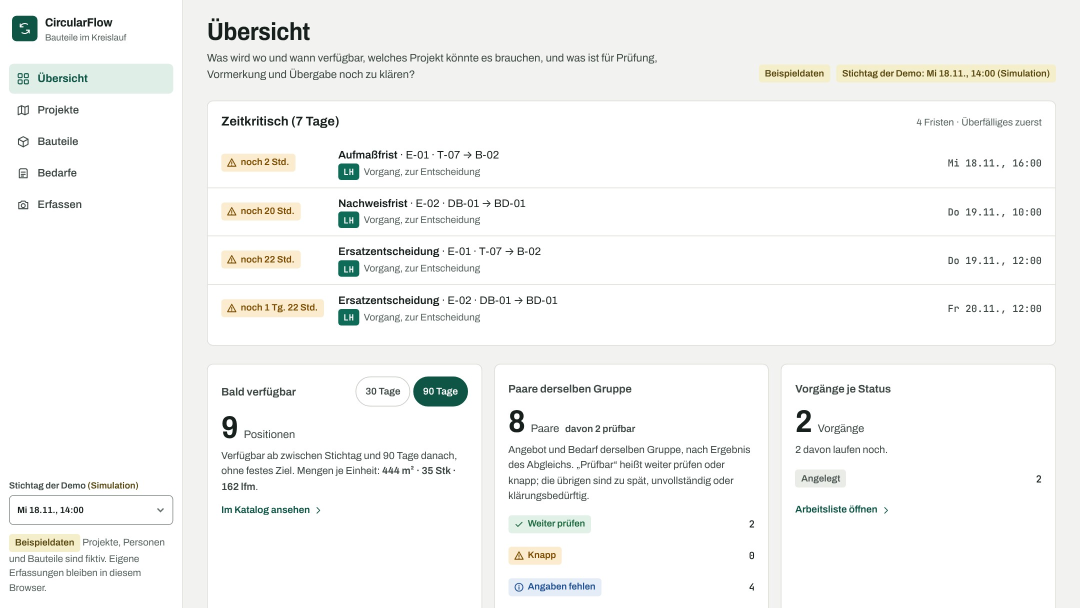
#> input picture pitch/innosprint-2026/bilder/k1-uebersicht.jpg, 2160 x 1215 px (shown at 1/2 size)
$ python ausschnitte.py
#> lines starting #> are read from the running program, lines starting #| are printed output that depends on the picture
#!/usr/bin/env python3
"""Erzeugt die Bildausschnitte der Demo-Folien (Korrektur D1) aus den ganzen Bildschirmfotos.

Aufruf: python3 ausschnitte.py
Liest ../bilder/k*.jpg, schreibt ../bilder/ausschnitte/e1..e6-*.jpg und ausschnitte.json
(Maße und Hervorhebungsrahmen als Bruchteile des Ausschnitts; der Generator liest die JSON).

Koordinaten sind in der Anzeigegröße 2000 px Breite angegeben (so wurden die Originale gesichtet);
FAKTOR rechnet auf die Originalpixel um (2160 / 2000 = 1,08). k5-vorgang.jpg liegt in Originalgröße vor (Faktor 1).
Rahmen (hl) sind [x0, y0, x1, y1] in denselben Koordinaten.
"""
import json
import os
from PIL import Image

HIER = os.path.dirname(os.path.abspath(__file__))
BILDER = os.path.join(HIER, "..", "bilder")
AUS = os.path.join(BILDER, "ausschnitte")
os.makedirs(AUS, exist_ok=True)

DEFS = {
    # Zeitkritisch und die drei Kacheln (9 Positionen, 8 Paare, 2 Vorgänge); ohne linke Navigationsleiste.
    # Unterkante 954 (Originalpixel 1030, vorher 935/1010): schließt die letzten Textzeilen der Kacheln ein
    # ("Im Katalog ansehen", "Arbeitsliste öffnen") und endet vor der Chipzeile der mittleren Kachel (Oberkante 1031).
    # Die Kartenunterkanten liegen im Bildschirmfoto selbst nicht mehr im Bild.
    "e1-uebersicht.jpg": dict(src="k1-uebersicht.jpg", f=1.08, box=(370, 175, 1965, 954),
        hl=[[398, 203, 650, 247], [402, 755, 562, 827], [933, 748, 1188, 818], [1466, 748, 1608, 818]]),
    # Filterchips und Tabelle (drei Zeilen)
    "e2-paarliste.jpg": dict(src="k2-paarliste.jpg", f=1.08, box=(375, 335, 1965, 898),
        hl=[[383, 347, 1530, 410]]),
    # Ergebniskasten mit Grund (zu spät)
    "e3-zu-spaet.jpg": dict(src="k3-zu-spaet.jpg", f=1.08, box=(375, 100, 1535, 775),
        hl=[[402, 545, 1030, 582]]),
    # Ergebniskasten mit Grund (weiter prüfen)
    "e4-weiter-pruefen.jpg": dict(src="k4-weiter-pruefen.jpg", f=1.08, box=(375, 100, 1535, 775),
        hl=[[402, 492, 1050, 530]]),
    # Statuskette und Formular Fachergebnis. Unterkante bleibt 885: Text und Schaltfläche sind ganz sichtbar; die Karten
    # enden erst bei 903 (rechts) und 1188 (links), das wäre mehr als 5 Prozent höher (R6 nicht übernommen).
    "e5-vorgang.jpg": dict(src="k5-vorgang.jpg", f=1.0, box=(20, 95, 1680, 885),
        hl=[[29, 236, 1670, 346]]),
    # Kasten Nächster fachlicher Schritt und Status
    "e6-vormerkung.jpg": dict(src="k6-vormerkung-anlegen.jpg", f=1.08, box=(375, 300, 1965, 1055),
        hl=[[384, 307, 1352, 696], [1174, 948, 1420, 1050]]),
}

out = {}
for name, d in DEFS.items():
    im = Image.open(os.path.join(BILDER, d["src"])).convert("RGB")
#> im is the input picture: PIL image 2160x1215 RGB; mean R, G, B 245.2, 245.8, 244.4
    f = d["f"]
    x0, y0, x1, y1 = [round(v * f) for v in d["box"]]
    x1, y1 = min(x1, im.width), min(y1, im.height)
#> x1 = 2122; y1 = 1030
    c = im.crop((x0, y0, x1, y1))
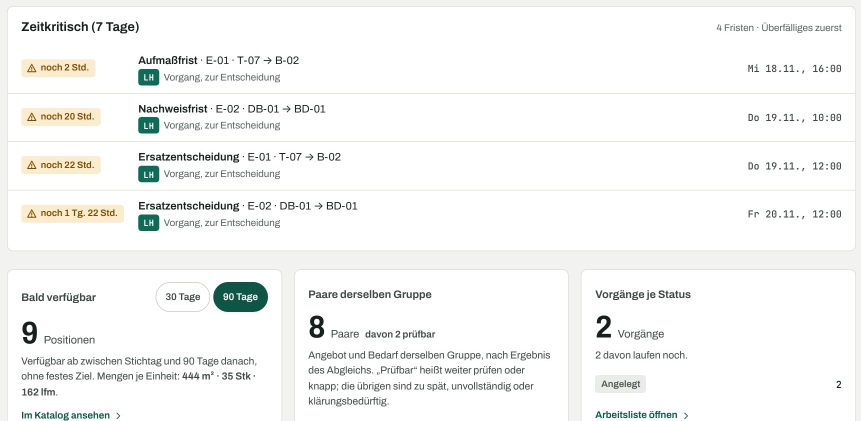
#> c: PIL image 1722x841 RGB (shown at 1/2 size); mean R, G, B 245.6, 246.2, 245.2
    c.save(os.path.join(AUS, name), quality=93, optimize=True)
    W, H = c.size
#> W = 1722; H = 841
    hl = []
    for a, b, cc, dd in d["hl"]:
        ax, ay, bx, by = a * f - x0, b * f - y0, cc * f - x0, dd * f - y0
        hl.append([round(ax / W, 4), round(ay / H, 4), round((bx - ax) / W, 4), round((by - ay) / H, 4)])
    out[name] = {"w": W, "h": H, "hl": hl}
    print(name, W, "x", H)
#| e1-uebersicht.jpg 1722 x 841
#> pass 2 of the loop `for name, d in DEFS.items():`:
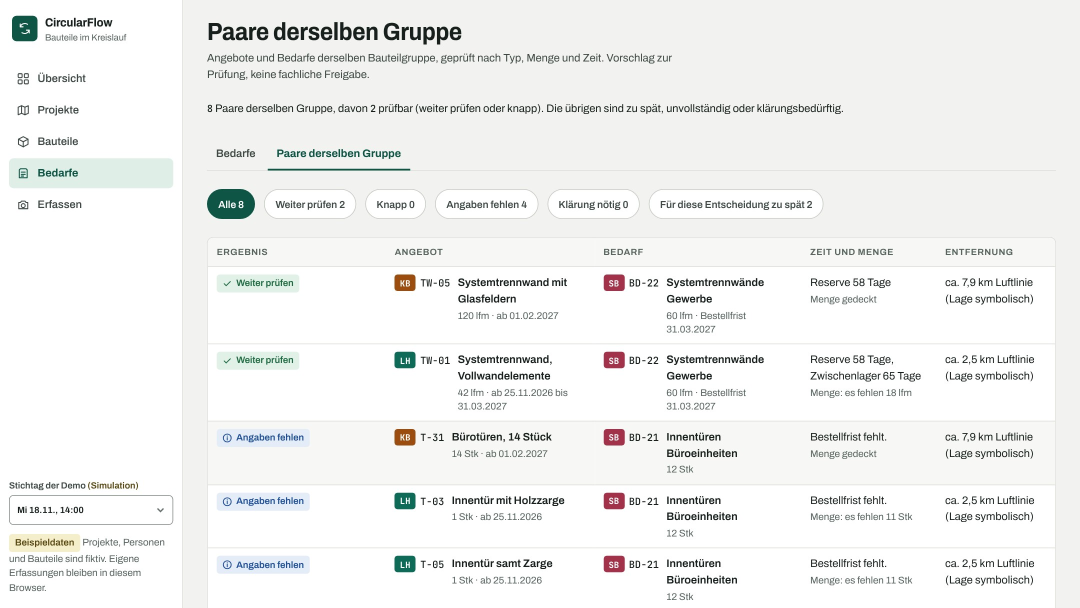
#> input picture pitch/innosprint-2026/bilder/k2-paarliste.jpg, 2160 x 1215 px (shown at 1/2 size)
#> im is the input picture: PIL image 2160x1215 RGB; mean R, G, B 240.5, 241.1, 240
#> `c = im.crop((x0, y0, x1, y1))`:
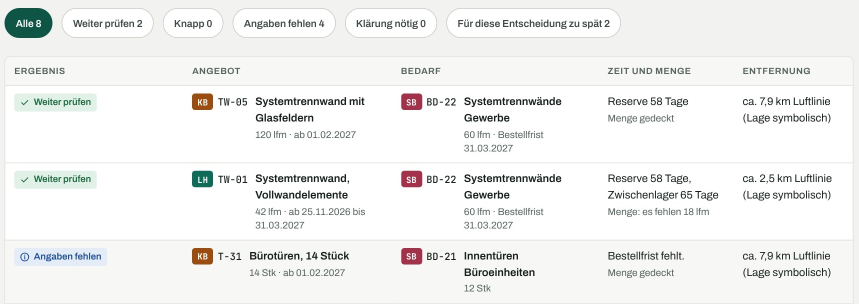
#> c: PIL image 1717x608 RGB (shown at 1/2 size); mean R, G, B 240.3, 240.9, 239.6
#| e2-paarliste.jpg 1717 x 608
#> pass 3 of the loop `for name, d in DEFS.items():`:
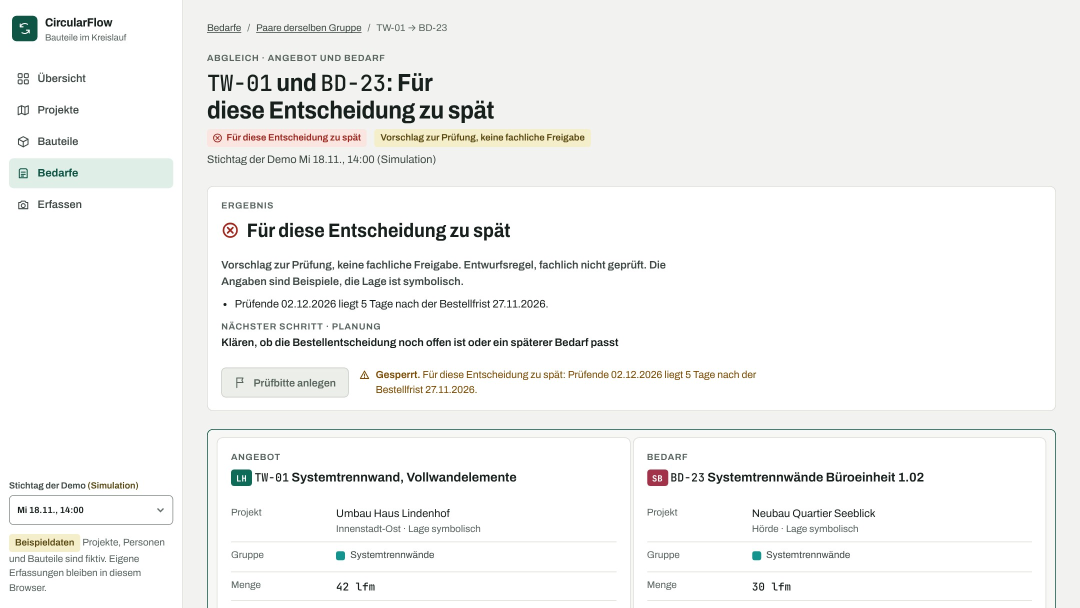
#> input picture pitch/innosprint-2026/bilder/k3-zu-spaet.jpg, 2160 x 1215 px (shown at 1/2 size)
#> im is the input picture: PIL image 2160x1215 RGB; mean R, G, B 243.2, 243.5, 242.1
#> `c = im.crop((x0, y0, x1, y1))`:
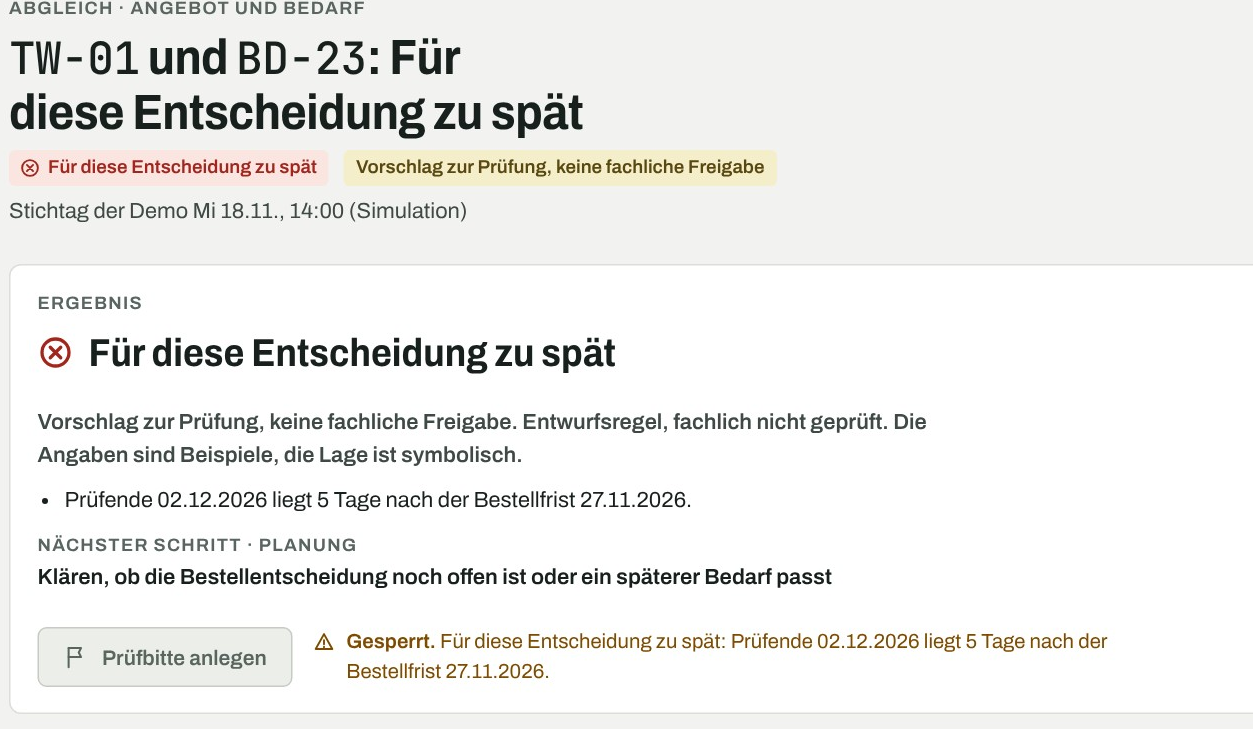
#> c: PIL image 1253x729 RGB; mean R, G, B 238.2, 237.9, 235.8
#| e3-zu-spaet.jpg 1253 x 729
#> (the run stopped early here; a loop or call above may not have finished)
